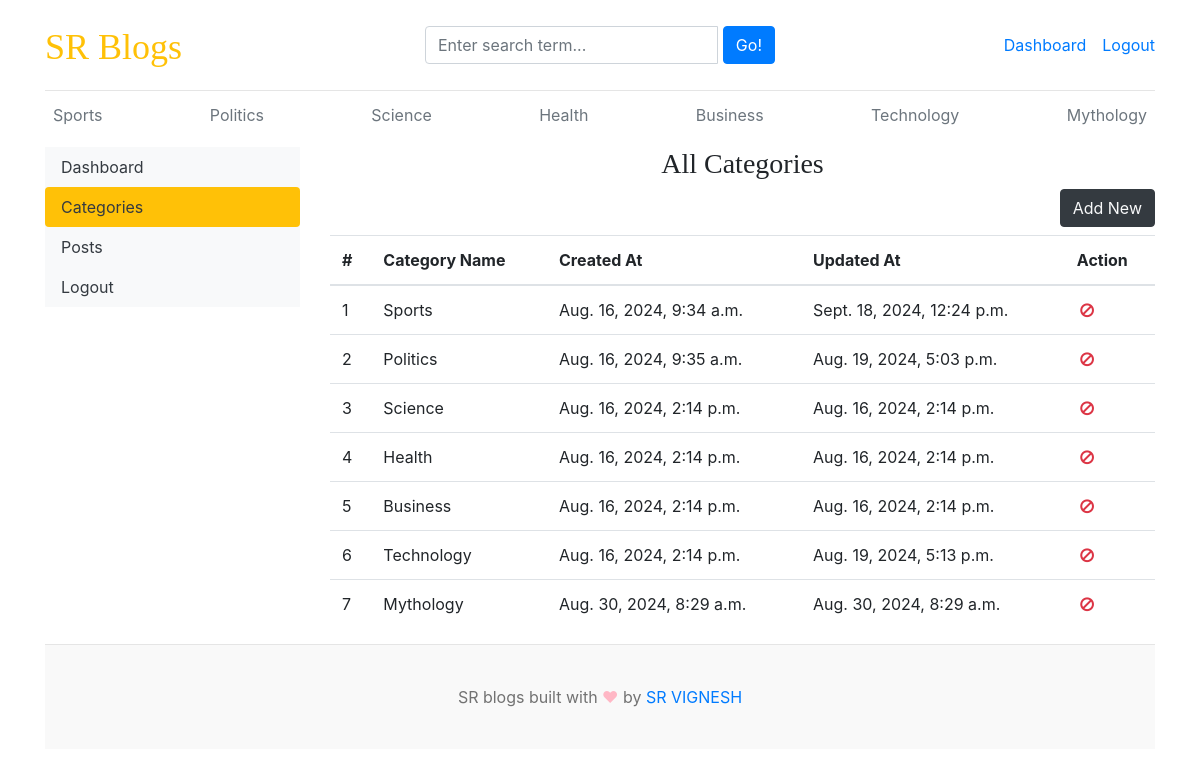
The app's page /dashboard/categories/ (signed in) with its own data.
### blogs/models.py (models this page shows)
class Category(models.Model):
    category_name=models.CharField(max_length=50,unique=True)
    created_at=models.DateTimeField(auto_now_add=True)
    updated_at=models.DateTimeField(auto_now=True)
    class Meta:
        verbose_name_plural='categories'
    def __str__(self):
        return self.category_name

### dashboards/views.py (the view)
# urls.py: path('categories/',views.categories,name='categories'),
@login_required(login_url='login')
def categories(request):
    return render(request,'dashboard/categories.html')

### blogs/context_processors.py (called while the page is built)
def get_categories(request):
    categories=Category.objects.all()
    return dict(categories=categories)

def get_social_links(request):
    social_links=SocialLink.objects.all()
    return dict(social_links=social_links)

### templates/dashboard/categories.html (shortened to what this page needs)
{% extends 'base.html' %}
{% block content %}
<div class="row">
    {% include 'dashboard/sidebar.html' %}
     <div class="col-md-9">
        <h3 class="text-center">All Categories</h3>
        <a href="{% url 'add_category' %}" class="btn btn-dark text-light float-right mb-2">Add New</a>
        <table class="table table-hover">
            <thead>
              <tr>
                <th>#</th>
                <th>Category Name</th>
                <th>Created At</th>
                <th>Updated At</th>
                <th>Action</th>
              </tr>
            </thead>
            <tbody>
            {% for category in categories %}
              <tr>
                <td>{{ forloop.counter }}</td>
                <td>{{ category }}</td>
                <td>{{ category.created_at }}</td>
                <td>{{ category.updated_at }}</td>
                <td>
                  {% if user.is_staff %}
                    <a href="{% url 'edit_category' category.id %}"><i class="fa fa-edit text-success"></i></a>
                    &nbsp;
                   <!-- <a href="{% url 'delete_category' category.id %}"><i class="fa fa-trash text-danger"></i></a>
                -->
                <a href="#" onclick="showDeleteModal({{ category.id }}); return false;">
                  <i class="fa fa-trash text-danger"></i>
                </a>
                   {% else %}
                  <i class="fa fa-ban fa-fw text-danger"></i>
                  {% endif %}
                </td>
              </tr>
            {% endfor %}
            </tbody>
          </table>
     </div>
</div>
{% endblock %}

### templates/base.html (shortened to what this page needs)
{% load static %}
<!DOCTYPE html>
<html lang="en">
<head>
    <link href="https://getbootstrap.com/docs/4.0/dist/css/bootstrap.min.css" rel="stylesheet">
    <link href="{% static 'css/blog.css' %}" rel="stylesheet">
    <link rel="stylesheet" href="https://stackpath.bootstrapcdn.com/bootstrap/4.5.2/css/bootstrap.min.css">
    <link rel="stylesheet" href="https://cdnjs.cloudflare.com/ajax/libs/font-awesome/5.15.4/css/all.min.css">
    <link rel="stylesheet" href="https://cdnjs.cloudflare.com/ajax/libs/font-awesome/4.7.0/css/font-awesome.min.css">
  </head>
<body>
    <div class="container">
      <header class="blog-header py-3">
        <div class="row flex-nowrap justify-content-between align-items-center">
          <div class="col-4 pt-1">
            <a class="blog-header-logo text-warning" href="/">SR Blogs</a>
          </div>
          <div class="col-4">
            <form action="{% url 'search' %}" method="GET">
                <div class="input-group">
                    <input class="form-control" type="text" name="keyword" value="{{ keyword }}" placeholder="Enter search term..." aria-label="Enter search term..." aria-describedby="button-search" />&nbsp;
                    <button type="submit" class="btn btn-primary" id="button-search" type="button">Go!</button>
                </div>
            </form>
          </div>
          <div class="col-4 d-flex justify-content-end align-items-center">
            {% if not user.is_authenticated %}
            <a class="btn btn-sm btn-warning" href="{% url 'login' %}">Login</a> &nbsp;
            <a class="btn btn-sm btn-outline-secondary" href="{% url 'register' %}">Register</a>
            {% else %}
            <span><a href="{% url 'dashboard' %}">Dashboard</a></span>
            <span><a href="{% url 'logout' %}">Logout</a></span>
            {% endif %}
          </div>
        </div>
      </header>
      <div class="nav-scroller py-1 mb-2">
        <nav class="nav d-flex justify-content-between">
          {% for category in categories %}
          <a class="p-2 text-muted" href="{% url 'posts_by_category' category.id %}">{{ category.category_name }}</a>
          {% endfor %}
        </nav>
      </div>
{% block content %}
{% endblock %}
<footer class="blog-footer">
    <p>SR blogs built with <span style="color:#FFB7C5;">&#9829;</span> by <a href="#">SR VIGNESH</a></p>
  </footer>
  </body>
  </html>

### blog_main/static/css/blog.css (style rules this page uses)
.blog-header { border-bottom: 1px solid #e5e5e5; }
.blog-header-logo { font-family: "Playfair Display", Georgia, "Times New Roman", serif; font-size: 2.25rem; }
h1, h2, h3, h4, h5, h6 { font-family: "Playfair Display", Georgia, "Times New Roman", serif; }
.blog-footer { padding: 2.5rem 0; color: #727272; text-align: center; background-color: #f9f9f9; border-top: .05rem solid #e5e5e5; }
.blog-footer p:last-child { margin-bottom: 0; }

### records on screen
Category: category_name "Sports", created_at "Aug. 16, 2024, 9:34 a.m.", updated_at "Sept. 18, 2024, 12:24 p.m."
Category: category_name "Politics", created_at "Aug. 16, 2024, 9:35 a.m.", updated_at "Aug. 19, 2024, 5:03 p.m."
Category: category_name "Science", created_at "Aug. 16, 2024, 2:14 p.m.", updated_at "Aug. 16, 2024, 2:14 p.m."
Category: category_name "Health", created_at "Aug. 16, 2024, 2:14 p.m.", updated_at "Aug. 16, 2024, 2:14 p.m."
Category: category_name "Business", created_at "Aug. 16, 2024, 2:14 p.m.", updated_at "Aug. 16, 2024, 2:14 p.m."
Category: category_name "Technology", created_at "Aug. 16, 2024, 2:14 p.m.", updated_at "Aug. 19, 2024, 5:13 p.m."
Category: category_name "Mythology", created_at "Aug. 30, 2024, 8:29 a.m.", updated_at "Aug. 30, 2024, 8:29 a.m."
